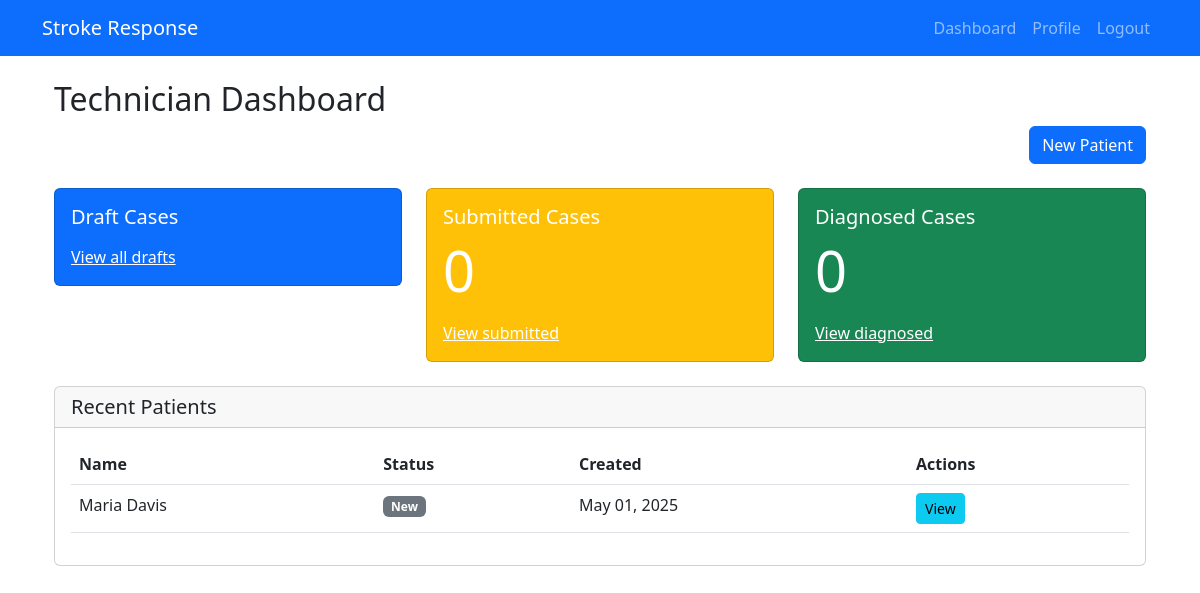
Page /technician/ (signed in) on the committed database.
### technician/models.py (models this page shows, shortened)
class Patient(models.Model):
    STATUS_CHOICES = [
        ('NEW', 'New'),
        ('SUBMITTED', 'Submitted for Review'),
        ('REVIEWED', 'Under Review'),
        ('DIAGNOSED', 'Diagnosed'),
        ('DISCHARGED', 'Discharged'),
    ]
    GENDER_CHOICES = [
        ('M', 'Male'),
        ('F', 'Female'),
        ('O', 'Other'),
    ]
    first_name = models.CharField(max_length=100)
    last_name = models.CharField(max_length=100)
    date_of_birth = models.DateField()
    gender = models.CharField(max_length=1, choices=GENDER_CHOICES)
    contact_number = models.CharField(max_length=15, blank=True)
    address = models.TextField(blank=True)
    emergency_contact_name = models.CharField(max_length=100, blank=True)
    emergency_contact_number = models.CharField(max_length=15, blank=True)
    medical_history = models.TextField(blank=True)
    current_medications = models.TextField(blank=True)
    allergies = models.TextField(blank=True)
    blood_pressure_systolic = models.IntegerField(validators=[MinValueValidator(0), MaxValueValidator(300)])
    blood_pressure_diastolic = models.IntegerField(validators=[MinValueValidator(0), MaxValueValidator(200)])
    heart_rate = models.IntegerField(validators=[MinValueValidator(0), MaxValueValidator(300)])
    respiratory_rate = models.IntegerField(validators=[MinValueValidator(0), MaxValueValidator(100)])
    temperature = models.DecimalField(max_digits=4, decimal_places=1)
    oxygen_saturation = models.IntegerField(validators=[MinValueValidator(0), MaxValueValidator(100)])
    glasgow_coma_scale = models.IntegerField(validators=[MinValueValidator(3), MaxValueValidator(15)])
    chief_complaint = models.TextField()
    notes = models.TextField(blank=True)
    status = models.CharField(max_length=20, choices=STATUS_CHOICES, default='NEW')
    technician = models.ForeignKey(User, on_delete=models.CASCADE, related_name='patients')
    created_at = models.DateTimeField(auto_now_add=True)
    updated_at = models.DateTimeField(auto_now=True)
    class Meta:
        ordering = ['-created_at']

### technician/views.py (the view)
# urls.py: path('', views.dashboard, name='dashboard'),
@login_required
def dashboard(request):
    patients = Patient.objects.filter(technician=request.user).order_by('-created_at')
    paginator = Paginator(patients, 10)
    page_number = request.GET.get('page')
    page_obj = paginator.get_page(page_number)
    context = {
        'page_obj': page_obj,
        'new_count': patients.filter(status='NEW').count(),
        'submitted_count': patients.filter(status='SUBMITTED').count(),
        'diagnosed_count': patients.filter(status='DIAGNOSED').count(),
    }
    return render(request, 'technician/dashboard.html', context)

### technician/templates/technician/dashboard.html (shortened to what this page needs)
{% extends "base.html" %}
{% block content %}
<div class="container">
    <div class="row mb-4">
        <div class="col-md-12">
            <h2>Technician Dashboard</h2>
            <a href="{% url 'technician:patient_new' %}" class="btn btn-primary float-end">
                 New Patient
            </a>
        </div>
    </div>
    <div class="row mb-4">
        <div class="col-md-4">
            <div class="card text-white bg-primary">
                <div class="card-body">
                    <h5 class="card-title">Draft Cases</h5>
                    <a href="{% url 'technician:patient_list' %}?status=DRAFT" class="text-white">View all drafts</a>
                </div>
            </div>
        </div>
        <div class="col-md-4">
            <div class="card text-white bg-warning">
                <div class="card-body">
                    <h5 class="card-title">Submitted Cases</h5>
                    <p class="card-text display-4">{{ submitted_count }}</p>
                    <a href="{% url 'technician:patient_list' %}?status=SUBMITTED" class="text-white">View submitted</a>
                </div>
            </div>
        </div>
        <div class="col-md-4">
            <div class="card text-white bg-success">
                <div class="card-body">
                    <h5 class="card-title">Diagnosed Cases</h5>
                    <p class="card-text display-4">{{ diagnosed_count }}</p>
                    <a href="{% url 'technician:patient_list' %}?status=DIAGNOSED" class="text-white">View diagnosed</a>
                </div>
            </div>
        </div>
    </div>
    <div class="row">
        <div class="col-md-12">
            <div class="card">
                <div class="card-header">
                    <h5 class="card-title mb-0">Recent Patients</h5>
                </div>
                <div class="card-body">
                    <div class="table-responsive">
                        <table class="table table-hover">
                            <thead>
                                <tr>
                                    <th>Name</th>
                                    <th>Status</th>
                                    <th>Created</th>
                                    <th>Actions</th>
                                </tr>
                            </thead>
                            <tbody>
                                {% for patient in page_obj %}
                                <tr>
                                    <td>{{ patient.first_name }} {{ patient.last_name }}</td>
                                    <td>
                                        <span class="badge {% if patient.status == 'DRAFT' %}bg-primary
                                            {% elif patient.status == 'SUBMITTED' %}bg-warning
                                            {% elif patient.status == 'DIAGNOSED' %}bg-success
                                            {% else %}bg-secondary{% endif %}">
                                            {{ patient.get_status_display }}
                                        </span>
                                    </td>
                                    <td>{{ patient.created_at|date:"M d, Y" }}</td>
                                    <td>
                                        <a href="{% url 'technician:patient_detail' pk=patient.pk %}" class="btn btn-sm btn-info">
                                            View
                                        </a>
                                    </td>
                                </tr>
                                {% empty %}
                                <tr>
                                    <td colspan="4" class="text-center">No patients found.</td>
                                </tr>
                                {% endfor %}
                            </tbody>
                        </table>
                    </div>
                </div>
            </div>
        </div>
    </div>
</div>
{% endblock %}

### rows in the picture
Patient: first_name "Maria", last_name "Davis", status "New", created_at "May 01, 2025"

### other values in the picture
{{ submitted_count }} "0"
{{ diagnosed_count }} "0"
